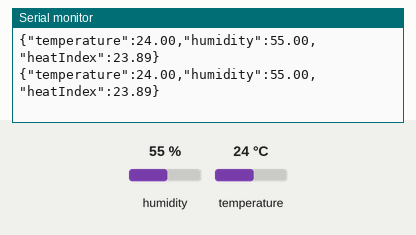
The sketch below on a simulated Arduino Uno, built with avr-gcc and run on an emulated ATmega328P. Shown: the last lines printed to the serial monitor. The test bench sets the inputs (shaded band); at power-on: humidity 55 %, temperature 24 °C.

Above: at 10.8 s.
10.9 s: humidity set to 22 %
At 20.7 s:
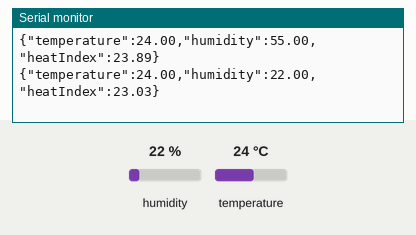
20.9 s: temperature set to 12 °C
At 30.7 s:
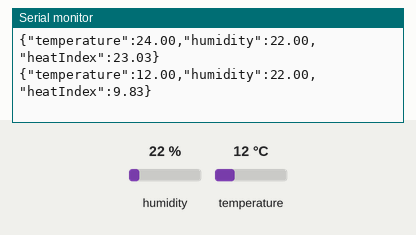
30.9 s: humidity set to 40 %
At 41.5 s:
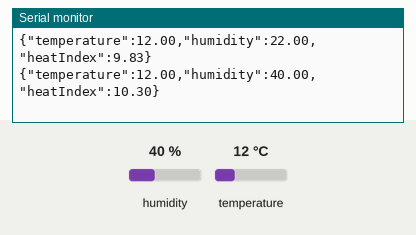
Timing chart, 0 to 43.0 s (numbered marks = the images above; inputs shaded):
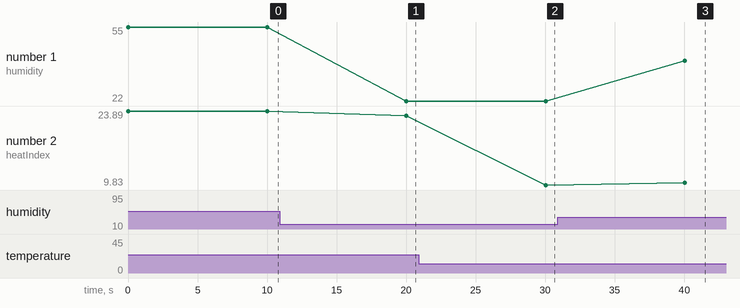

The sketch:

tem_hum_sensor.ino
```cpp
#include <DHT.h>

#define DHTPIN 8
#define DHTTYPE DHT22

DHT dht(DHTPIN, DHTTYPE);

void setup() {
  Serial.begin(9600);
  dht.begin();
}

void loop() {
  float h = dht.readHumidity();
  float t = dht.readTemperature();
  float heat = dht.computeHeatIndex(t, h, false);

  if (isnan(h) || isnan(t)) {
    Serial.println("Sensor error");
    return;
  }

  Serial.print("{\"temperature\":");
  Serial.print(t);
  Serial.print(",\"humidity\":");
  Serial.print(h);
  Serial.print(",\"heatIndex\":");
  Serial.print(heat);
  Serial.println("}");

  delay(10000);
}
```

Measured:
- after the input at 10.9 s, the serial monitor: prints a new line after 9.1 s (image 1)
- after the input at 20.9 s, the serial monitor: prints a new line after 9.1 s (image 2)
- after the input at 30.9 s, the serial monitor: prints a new line after 9.1 s (image 3)
- plotted number 1: 55 → 22 after the input at 10.9 s, 22 → 40 after the input at 30.9 s
- plotted number 2: 23.89 → 23.03 after the input at 10.9 s, 23.03 → 9.83 after the input at 20.9 s, 9.83 → 10.3 after the input at 30.9 s
